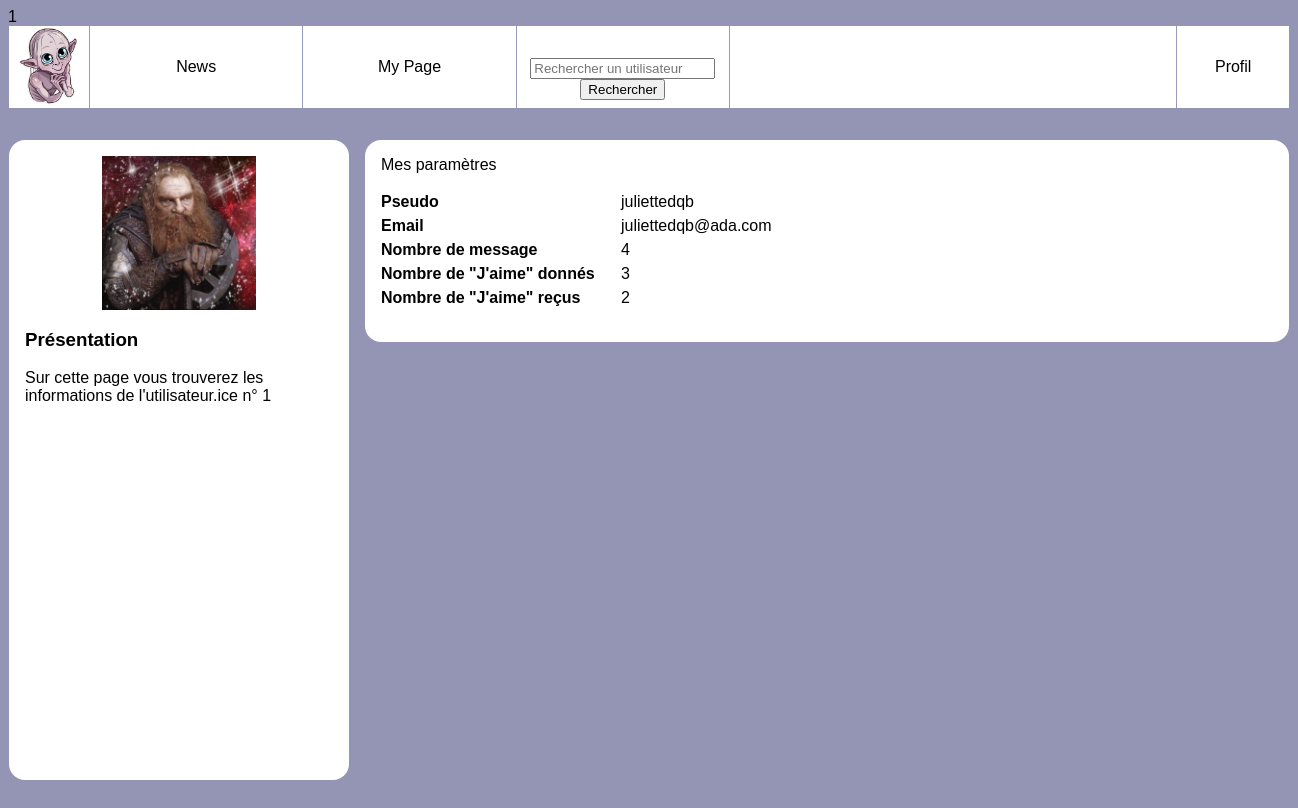
The page /Niveau1/settings.php?user_id=1 (signed in) on the database its author committed.
### tables this page shows
CREATE TABLE `users` (
  `id` int(10) UNSIGNED NOT NULL,
  `email` varchar(255) NOT NULL,
  `password` varchar(255) NOT NULL,
  `alias` varchar(255) NOT NULL,
  `image` varchar(50) NOT NULL DEFAULT 'user.jpg'
);

### Niveau1/settings.php (the view, shortened to what this page needs)
<!doctype html>
<html lang="fr">
<head>
    <link rel="stylesheet" href="style.css" />
</head>
<body>
    <?php
    include "./header.php";
    include("fonctions.php");
    ?>
    <div id="wrapper" class='profile'>
        <?php
            $userId = intval($_GET['user_id']);
        ?>
        <aside>
            <?php
            $laQuestionEnSql = "SELECT * FROM users WHERE id= '$userId' ";
            $lesInformations = $mysqli->query($laQuestionEnSql);
            $user = $lesInformations->fetch_assoc();
            ?>
            <img src="<?php echo $user['image'] ?>" alt="Portrait de l'utilisatrice" />
            <section>
                <h3>Présentation</h3>
                <p>Sur cette page vous trouverez les informations de l'utilisateur.ice
                    n°
                    <?php echo intval($_GET['user_id']) ?>
                </p>
            </section>
        </aside>
        <main>
            <?php
            $userId = intval($_GET['user_id']);
            $laQuestionEnSql = "
                    SELECT users.*,
                    count(DISTINCT posts.id) as totalpost,
                    count(DISTINCT given.post_id) as totalgiven,
                    count(DISTINCT recieved.user_id) as totalrecieved
                    FROM users
                    LEFT JOIN posts ON posts.user_id=users.id
                    LEFT JOIN likes as given ON given.user_id=users.id
                    LEFT JOIN likes as recieved ON recieved.post_id=posts.id
                    WHERE users.id = '$userId'
                    GROUP BY users.id
                    ";
            $lesInformations = $mysqli->query($laQuestionEnSql);
            $user = $lesInformations->fetch_assoc();
            ?>
            <article class='parameters'>
                <h3>Mes paramètres</h3>
                <dl>
                    <dt>Pseudo</dt>
                    <dd>
                        <?php echo $user['alias'] ?>
                    </dd>
                    <dt>Email</dt>
                    <dd>
                        <?php echo $user['email'] ?>
                    </dd>
                    <dt>Nombre de message</dt>
                    <dd>
                        <?php echo $user['totalpost'] ?>
                    </dd>
                    <dt>Nombre de "J'aime" donnés </dt>
                    <dd>
                        <?php echo $user['totalgiven'] ?>
                    </dd>
                    <dt>Nombre de "J'aime" reçus</dt>
                    <dd>
                        <?php echo $user['totalrecieved'] ?>
                    </dd>
                </dl>
            </article>
        </main>
    </div>
</body>
</html>

### Niveau1/style.css (style rules this page uses)
body { background-color: rgb(148, 148, 180); font-family: Arial; }
#wrapper { display:flex; width:80em; margin:0 auto 2em auto; }
#wrapper aside { background-color: #fff; flex:1; padding:1em; border-radius: 1em; }
#wrapper aside img { display: block; width:50%; margin:auto; }
#wrapper main { flex:3; padding-left:1em; height: 80vh; overflow-y: scroll; }
#wrapper main article { background-color: #fff; padding:1em; margin-bottom: 1em ; border-radius: 1em; }
#wrapper main article h3 { margin:0; padding:0; font-weight: normal; font-size:1em; }
.parameters dl dt { float:left;font-weight: bold;line-height: 1.5em; }
.parameters dl dd { margin-left:15em;line-height: 1.5em; }

### rows shown on the page
users: image (picture), alias "juliettedqb", email "juliettedqb@ada.com"

### other values the page prints
$idU "1"
$_GET['user_id'] "1"
$user['totalpost'] "4"
$user['totalgiven'] "3"
$user['totalrecieved'] "2"
